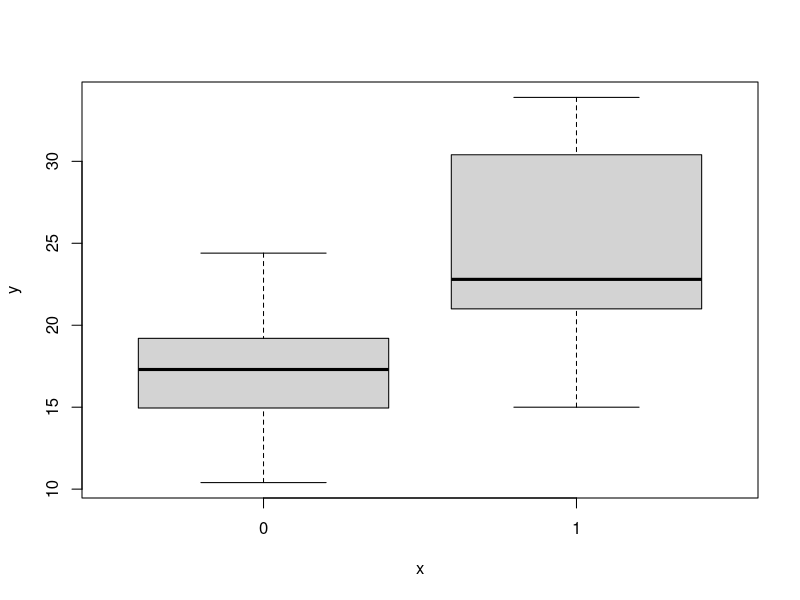
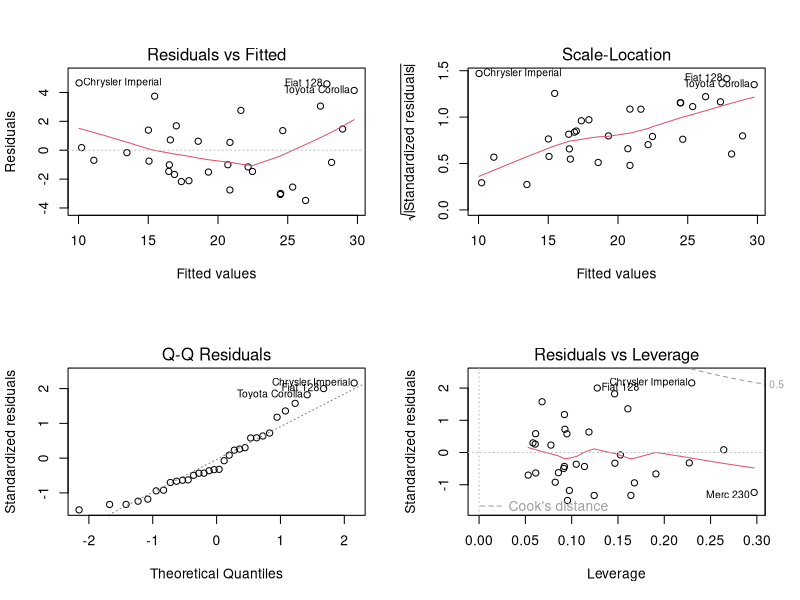

Generate these figures, in order, with R:
## ---- chunk 1
data(mtcars)
names(mtcars)
mtcars[,c(2,8:11)] <- lapply(mtcars[,c(2,8:11)], as.factor)
plot(mtcars$am, mtcars$mpg)
cor(mtcars[sapply(mtcars, is.numeric)])
## ---- chunk 2
summary(lm(mpg ~ ., data = mtcars))$adj.r.squared
summary(lm(mpg ~ am, data = mtcars))$adj.r.squared
## ---- chunk 3
summary(lm(mpg ~ . - cyl - gear - carb - vs - disp - drat, data = mtcars))$adj.r.squared
mdl <- lm(mpg ~ am + wt + qsec, data = mtcars)
summary(mdl)
## ---- chunk 4
par(mfcol = c(2,2))
plot(mdl)
## ---- chunk 5
sort(rstandard(mdl), decreasing = T)[1:4]

sort(hatvalues(mdl), decreasing = TRUE)[1:4]

sort(dfbetas(mdl), decreasing = T)[1:4]

press <- resid(mdl) / (1 - hatvalues(mdl))
sort(press, decreasing = T)[1:4]

## ---- chunk 6
mtcars[rownames(mtcars) %in% c("Chrysler Imperial", "Fiat 128", "Toyota Corolla"),]
